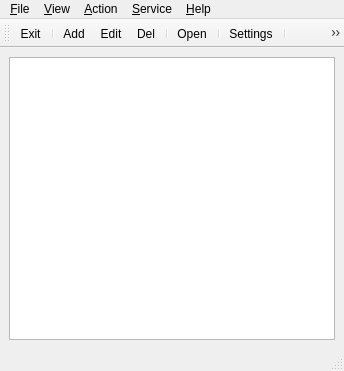
<?xml version="1.0" encoding="UTF-8"?>
<ui version="4.0">
 <class>MainWindow</class>
 <widget class="QMainWindow" name="MainWindow">
  <property name="geometry">
   <rect>
    <x>0</x>
    <y>0</y>
    <width>344</width>
    <height>371</height>
   </rect>
  </property>
  <property name="windowTitle">
   <string notr="true">QRDC</string>
  </property>
  <property name="windowIcon">
   <iconset resource="../qrdc.qrc">
    <normaloff>:/icons/icons/qrdc.png</normaloff>:/icons/icons/qrdc.png</iconset>
  </property>
  <widget class="QWidget" name="centralwidget">
   <layout class="QHBoxLayout" name="horizontalLayout">
    <item>
     <widget class="QListView" name="listView">
      <property name="editTriggers">
       <set>QAbstractItemView::NoEditTriggers</set>
      </property>
      <property name="showDropIndicator" stdset="0">
       <bool>false</bool>
      </property>
      <property name="alternatingRowColors">
       <bool>true</bool>
      </property>
      <property name="isWrapping" stdset="0">
       <bool>true</bool>
      </property>
      <property name="resizeMode">
       <enum>QListView::Adjust</enum>
      </property>
     </widget>
    </item>
   </layout>
  </widget>
  <widget class="QMenuBar" name="menubar">
   <property name="geometry">
    <rect>
     <x>0</x>
     <y>0</y>
     <width>344</width>
     <height>19</height>
    </rect>
   </property>
   <widget class="QMenu" name="menu_File">
    <property name="title">
     <string>&amp;File</string>
    </property>
    <addaction name="actionExit"/>
   </widget>
   <widget class="QMenu" name="menu_Help">
    <property name="title">
     <string>&amp;Help</string>
    </property>
    <addaction name="actionAbout"/>
    <addaction name="actionAboutQt"/>
    <addaction name="actionHelp"/>
   </widget>
   <widget class="QMenu" name="menu_Actions">
    <property name="title">
     <string>&amp;Action</string>
    </property>
    <addaction name="actionOpen"/>
    <addaction name="separator"/>
    <addaction name="actionAdd"/>
    <addaction name="actionEdit"/>
    <addaction name="actionDel"/>
   </widget>
   <widget class="QMenu" name="menu_View">
    <property name="title">
     <string>&amp;View</string>
    </property>
    <addaction name="actionConnections"/>
    <addaction name="actionHosts"/>
    <addaction name="actionVariables"/>
    <addaction name="actionProtocols"/>
   </widget>
   <widget class="QMenu" name="menu_Service">
    <property name="title">
     <string>&amp;Service</string>
    </property>
    <addaction name="actionSettings"/>
    <addaction name="actionBackupDB"/>
    <addaction name="actionRestoreDB"/>
   </widget>
   <addaction name="menu_File"/>
   <addaction name="menu_View"/>
   <addaction name="menu_Actions"/>
   <addaction name="menu_Service"/>
   <addaction name="menu_Help"/>
  </widget>
  <widget class="QStatusBar" name="statusbar"/>
  <widget class="QToolBar" name="toolBar">
   <property name="windowTitle">
    <string>Tool bar</string>
   </property>
   <attribute name="toolBarArea">
    <enum>TopToolBarArea</enum>
   </attribute>
   <attribute name="toolBarBreak">
    <bool>false</bool>
   </attribute>
   <addaction name="actionExit"/>
   <addaction name="separator"/>
   <addaction name="actionAdd"/>
   <addaction name="actionEdit"/>
   <addaction name="actionDel"/>
   <addaction name="separator"/>
   <addaction name="actionOpen"/>
   <addaction name="separator"/>
   <addaction name="actionSettings"/>
   <addaction name="separator"/>
   <addaction name="actionConnections"/>
   <addaction name="actionHosts"/>
   <addaction name="actionVariables"/>
   <addaction name="actionProtocols"/>
  </widget>
  <action name="actionExit">
   <property name="text">
    <string>E&amp;xit</string>
   </property>
   <property name="shortcut">
    <string>Ctrl+X</string>
   </property>
  </action>
  <action name="actionAbout">
   <property name="text">
    <string>&amp;About</string>
   </property>
  </action>
  <action name="actionAboutQt">
   <property name="icon">
    <iconset resource="../qrdc.qrc">
     <normaloff>:/icons/icons/qt4.gif</normaloff>:/icons/icons/qt4.gif</iconset>
   </property>
   <property name="text">
    <string>About &amp;Qt</string>
   </property>
  </action>
  <action name="actionHelp">
   <property name="text">
    <string>&amp;Help</string>
   </property>
  </action>
  <action name="actionAdd">
   <property name="text">
    <string>&amp;Add</string>
   </property>
   <property name="toolTip">
    <string>Add new connection</string>
   </property>
   <property name="shortcut">
    <string>Ctrl+Ins</string>
   </property>
  </action>
  <action name="actionEdit">
   <property name="icon">
    <iconset resource="../qrdc.qrc">
     <normaloff>:/icons/icons/edit.gif</normaloff>:/icons/icons/edit.gif</iconset>
   </property>
   <property name="text">
    <string>&amp;Edit</string>
   </property>
   <property name="toolTip">
    <string>Edit connection</string>
   </property>
   <property name="shortcut">
    <string notr="true">Ctrl+Return</string>
   </property>
  </action>
  <action name="actionDel">
   <property name="text">
    <string>&amp;Del</string>
   </property>
   <property name="toolTip">
    <string>Delete connection</string>
   </property>
   <property name="shortcut">
    <string>Ctrl+Del</string>
   </property>
  </action>
  <action name="actionOpen">
   <property name="icon">
    <iconset resource="../qrdc.qrc">
     <normaloff>:/icons/icons/connect.gif</normaloff>:/icons/icons/connect.gif</iconset>
   </property>
   <property name="text">
    <string>&amp;Open</string>
   </property>
   <property name="toolTip">
    <string>Open current connection</string>
   </property>
   <property name="shortcut">
    <string>Return</string>
   </property>
  </action>
  <action name="actionVariables">
   <property name="checkable">
    <bool>true</bool>
   </property>
   <property name="text">
    <string>&amp;V</string>
   </property>
   <property name="shortcut">
    <string>Ctrl+V</string>
   </property>
  </action>
  <action name="actionProtocols">
   <property name="checkable">
    <bool>true</bool>
   </property>
   <property name="text">
    <string>&amp;P</string>
   </property>
   <property name="shortcut">
    <string>Ctrl+P</string>
   </property>
  </action>
  <action name="actionHosts">
   <property name="checkable">
    <bool>true</bool>
   </property>
   <property name="text">
    <string>&amp;Hosts</string>
   </property>
   <property name="shortcut">
    <string notr="true">Ctrl+H</string>
   </property>
  </action>
  <action name="actionConnections">
   <property name="checkable">
    <bool>true</bool>
   </property>
   <property name="text">
    <string>&amp;Connections</string>
   </property>
   <property name="shortcut">
    <string notr="true">Ctrl+C</string>
   </property>
  </action>
  <action name="actionSettings">
   <property name="icon">
    <iconset resource="../qrdc.qrc">
     <normaloff>:/icons/icons/config.gif</normaloff>:/icons/icons/config.gif</iconset>
   </property>
   <property name="text">
    <string>&amp;Settings</string>
   </property>
  </action>
  <action name="actionBackupDB">
   <property name="icon">
    <iconset resource="../qrdc.qrc">
     <normaloff>:/icons/icons/backup.png</normaloff>:/icons/icons/backup.png</iconset>
   </property>
   <property name="text">
    <string>&amp;Backup</string>
   </property>
   <property name="toolTip">
    <string>Backup database to text file</string>
   </property>
  </action>
  <action name="actionRestoreDB">
   <property name="icon">
    <iconset resource="../qrdc.qrc">
     <normaloff>:/icons/icons/restore.png</normaloff>:/icons/icons/restore.png</iconset>
   </property>
   <property name="text">
    <string>&amp;Restore</string>
   </property>
   <property name="toolTip">
    <string>Restore database from text file</string>
   </property>
  </action>
 </widget>
 <resources>
  <include location="../qrdc.qrc"/>
 </resources>
 <connections>
  <connection>
   <sender>listView</sender>
   <signal>activated(QModelIndex)</signal>
   <receiver>actionOpen</receiver>
   <slot>trigger()</slot>
   <hints>
    <hint type="sourcelabel">
     <x>172</x>
     <y>203</y>
    </hint>
    <hint type="destinationlabel">
     <x>-1</x>
     <y>-1</y>
    </hint>
   </hints>
  </connection>
 </connections>
</ui>
